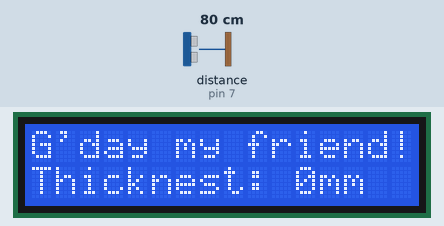
Simulated run of this sketch. Board: Arduino Uno, built with avr-gcc and run on an emulated ATmega328P. Parts: 16×2 character LCD. Wiring (inferred from the names in the program): ultrasonic range finder: trigger pin 7; echo pin 7. Inputs (shaded band) come from the test bench; at power-on: distance to the obstacle (sensor on pin 7) 80 cm. The echo pulse lasts 58.3 µs per cm.

Above: at 1.2 s.
1.3 s: distance to the obstacle (sensor on pin 7) set to 60 cm
At 3.1 s:
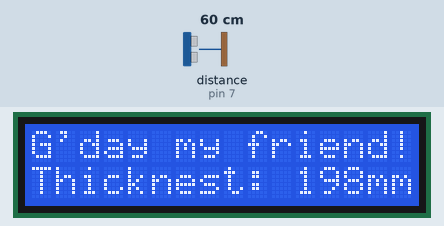
3.4 s: distance to the obstacle (sensor on pin 7) set to 2 cm
At 4.3 s:
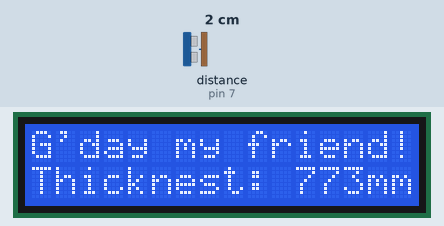
5.2 s: distance to the obstacle (sensor on pin 7) set to 4 cm
At 6.4 s:
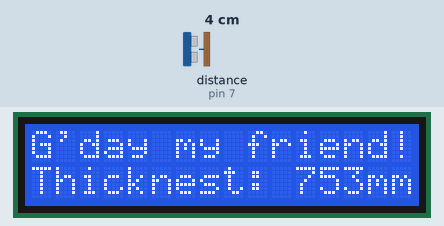
Timing chart, 0 to 8.2 s (numbered marks = the images above; inputs shaded):
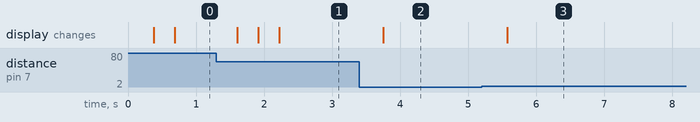

Measured:
- after the input at 1.3 s, the display: changes after 0.31 s (image 1)
- after the input at 3.4 s, the display: changes after 0.35 s (image 2)
- after the input at 5.2 s, the display: changes after 0.38 s (image 3)

The sketch:

sensorTimbo.ino
```cpp
#include <LiquidCrystal.h>

const int pingPin = 7;

LiquidCrystal lcd(12, 11, 5, 4, 3, 2);

long calibrationPoint;

long microsecondsToMillimeters(long microseconds)
{
// The speed of sound is 340 m/s or 29 microseconds per centimeter,
// and then we multiply with 10 to get in in millimeters.
// The ping travels out and back, so to find the distance of the
// object we take half of the distance travelled.

// 340 m/s
// 34000 cm/s
// 340000 mm/s
// 340 mm/ms
// 0.34 mm/micros

// 1/0.34 mm/micros = 2.9411 micros/mm
return microseconds / 2.9411 / 2;
}

void setup() {
  // set up the LCD's number of columns and rows:
  lcd.begin(16, 2);

  lcd.print("G'day my friend!");

  Serial.begin(9600);

  long duration;

  pinMode(pingPin, OUTPUT);
  digitalWrite(pingPin, LOW);
  delayMicroseconds(2);
  digitalWrite(pingPin, HIGH);
  delayMicroseconds(5);
  digitalWrite(pingPin, LOW);
  pinMode(pingPin, INPUT);
  duration = pulseIn(pingPin, HIGH);

  calibrationPoint = microsecondsToMillimeters(duration);

}

void loop() {

  long duration, inches, cm, mm, thicknest;

  pinMode(pingPin, OUTPUT);
  digitalWrite(pingPin, LOW);
  delayMicroseconds(2);
  digitalWrite(pingPin, HIGH);
  delayMicroseconds(5);
  digitalWrite(pingPin, LOW);
  pinMode(pingPin, INPUT);
  duration = pulseIn(pingPin, HIGH);

  // convert the time into a distance
  inches = microsecondsToInches(duration);
  cm = microsecondsToCentimeters(duration);
  mm = microsecondsToMillimeters(duration);

  thicknest = calibrationPoint - mm;


//  Serial.print(inches);
//  Serial.print("in, ");
//  Serial.print(cm);
//  Serial.print("cm");
//  Serial.println();

  delay(300);

  lcd.setCursor(0, 1);

  String thicknestPrint = String(thicknest);
  String smm = String(mm);

  String lcdSecondLine = "Thicknest: " +thicknestPrint + "mm ";

  lcd.print(lcdSecondLine);

}

long microsecondsToInches(long microseconds) {
  return microseconds / 74 / 2;
}

long microsecondsToCentimeters(long microseconds) {
  return microseconds / 29 / 2;

}
```
